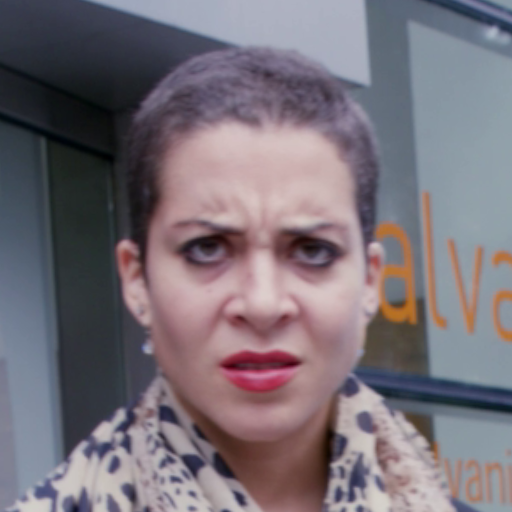
#> input picture tests/images/A/01__walking_outside_cafe_disgusted_79_0.png, 512 x 512 px
$ python -i utils.py   (imports and definitions only)
#> lines starting #> are read from the running program, lines starting #| are printed output that depends on the picture
import logging

import cv2
import numpy as np

import torch
from torch import nn


## MODEL
# CONFIGS
EB4_RDA = {
        "model_input_size": 256,
        "model_output_size": 256,
        "enc_architecture": "efficientnet_b4",
        "enc_load_weights": True,
        "bottleneck_in_encoder": True,
        "bottleneck_size": 1024,
        "bottleneck_type": "dense",
        "bottleneck_norm": None,
        "bottleneck_tanh": False,
        "fc_depth": 1,
        "fc_min_filters": 1280,
        "fc_max_filters": 1280,
        "fc_dims": 8,
        "fc_filter_slope": -0.5,
        "fc_dropout": 0.0,
        "fc_upsampler": "upsample",
        "fc_upsamples": 1,
        "fc_upsample_filters": 1280,
        "split_fc": False,
        "enable_gblock": False,
        "fc_gblock_depth": 3,
        "fc_gblock_min_filters": 512,
        "fc_gblock_max_filters": 512,
        "fc_gblock_dropout": 0.0,
        "fc_gblock_filter_slope": -0.5,
        "split_gblock": False,
        "split_decoders": True,
        "dec_upscale_method": "subpixel",
        "dec_norm": None,
        "dec_min_filters": 128,
        "dec_max_filters": 512,
        "dec_filter_slope": -0.33,
        "dec_res_blocks": 2,
        "dec_output_kernel": 3,
        "dec_gaussian": False,
        "dec_skip_last_residual": True
    }

# BLOCKS
# upscale blocks
class UpscaleBlock(nn.Module):
    '''
    Subpixel upscaling block based on the one in the faceswap tool
    inputs:
        n_filters: Amount of output filters
        scale: amount to scale height and width of output
    '''
    # [16 lines left out: functions __init__, forward, not called in this run]

class Upsampling2D(nn.Module):
    '''
    simple upscale via Upsample
    '''

    # [6 lines left out: function __init__, not called in this run]

    def forward(self, x):
        return self.up(x)

class UpscaleResizeImagesBlock(nn.Module):
    '''
    Upscale Block with 1 Upsample, 1 Conv and 1 Conv Transpose
    '''

    # [21 lines left out: functions __init__, forward, not called in this run]


class ResidualBlock(nn.Module):
    # [19 lines left out: functions __init__, forward, not called in this run]

# regularization
class GaussianNoise(nn.Module):
    # [10 lines left out: functions __init__, forward, not called in this run]

# style
class GBlock(nn.Module):
    # [53 lines left out: functions __init__, forward, _gblock_step, not called in this run]

class AdaInNorm(nn.Module):
    def __init__(self):
        super().__init__()

    # [16 lines left out: function forward, not called in this run]


# reshape
class CustomReshape(nn.Module):
    # [4 lines left out: function __init__, not called in this run]

    def forward(self, x):
        return x.view((-1, self.depth, self.dim, self.dim))

class CustomFlatten(nn.Module):
    def __init__(self, dim=1):
        super().__init__()
        self.dim = dim

    def forward(self, x):
        return torch.flatten(x, self.dim)


## DATASET
# AUGMENTATION

class Augmentator():
    def __init__(self,
                 input_dim: int = 512,
                 model_input_size: int = 256,
                 model_output_size: int = 256,
                 coverage_ratio: int = 0.875,
                 no_flip: bool = False):
        '''
        Augmentator class.
        params:
            input_dim: dimension of faceset images
            model_input_size: dimension of model inputs
            model_output_size: dimension of model outputs
            coverage_ratio: amount of images to be used (taken from center)
            no_flip: indicates if flipping is enabled/disabled

        '''
        self.coverage_ratio = coverage_ratio
        self.input_dim = input_dim
        self.model_input_size = model_input_size
        self.model_output_size = model_output_size
        self.no_flip = no_flip
        self.flip_chance = 0.5
        self.coverage = int(self.input_dim * self.coverage_ratio // 2) * 2

    # [17 lines left out: function augment_classic, not called in this run]

    def augment_color(self, img):
        # randomly performs clahe and lightness adjustments
        logging.debug("Augmenting color")
        img = cv2.cvtColor(img, cv2.COLOR_BGR2LAB)
        img = self.random_clahe(img)
        img = self.random_lab(img)
        img = cv2.cvtColor(img, cv2.COLOR_LAB2BGR)

        return img

    def random_clahe(self, img):
        # randomly applies clahe color augmentation to img in lgb space with the following params
        clahe_chance = 0.5
        base_contrast = self.input_dim // 128
        clahe_max_size = 4

        perform_clahe = (np.random.rand(1) > clahe_chance)[0]
        if perform_clahe:
            grid_base = np.rint(np.random.uniform(0, clahe_max_size, 1)).astype("uint8")
            contrast_adjustment = (grid_base*(base_contrast // 2))
            grid_size = (contrast_adjustment + base_contrast)[0]
            clahe = cv2.createCLAHE(clipLimit=2.0, tileGridSize=(grid_size, grid_size))

            img[:, :, 0] = clahe.apply(img[:, :, 0])

        return img

    def random_lab(self, img):
        # randomly adjusts lightness/color
        amount_l = 30 / 100
        amount_ab = 8 / 100
        adjust = np.array([amount_l, amount_ab, amount_ab], dtype="float32")
        random = np.random.rand(3).astype("float32")*(adjust*2) - adjust

        for idx in range(random.shape[-1]):
            adjustment = random[idx]
            if adjustment >= 0:
                img[:, :, idx] = ((255 - img[:, :, idx]) * adjustment) + img[:, :, idx]
            else:
                img[:, :, idx] = img[:, :, idx] * (1 + adjustment)

        return img

    # [52 lines left out: functions warp, skip_warp, process, not called in this run]

>>> import cv2
>>> picture = cv2.imread('../tests/images/A/01__walking_outside_cafe_disgusted_79_0.png')
#> picture is the input picture: shape (512, 512, 3); mean B, G, R 120, 111.9, 120.1
>>> result = Augmentator().augment_color(picture)
#> in augment_color, `img = cv2.cvtColor(img, cv2.COLOR_BGR2LAB)`: img: shape (512, 512, 3); mean of channels 0, 1, 2 121.4, 133.1, 124.9
#> in random_clahe, `img[:, :, 0] = clahe.apply(img[:, :, 0])`: img: shape (512, 512, 3); mean of channels 0, 1, 2 130.7, 133.1, 124.9
#> after the loop in random_lab, `for idx in range(random.shape[-1]):`: img: shape (512, 512, 3); mean of channels 0, 1, 2 137.8, 133.1, 122.9
#> in augment_color, `img = cv2.cvtColor(img, cv2.COLOR_LAB2BGR)`:
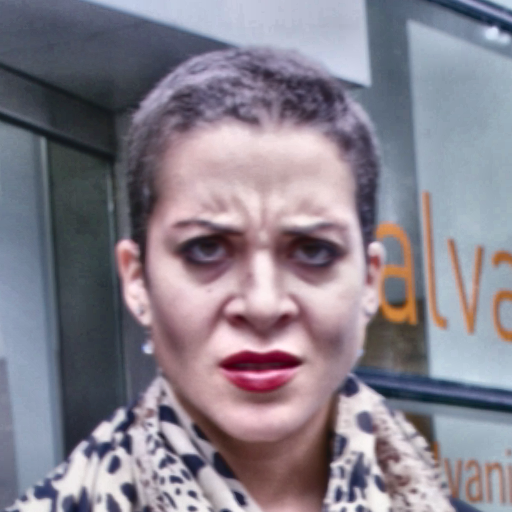
#> img: shape (512, 512, 3); mean B, G, R 140.1, 128.6, 134.9
